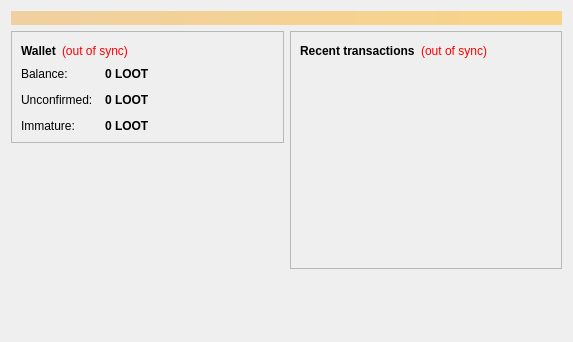
<?xml version="1.0" encoding="UTF-8"?>
<ui version="4.0">
 <class>OverviewPage</class>
 <widget class="QWidget" name="OverviewPage">
  <property name="geometry">
   <rect>
    <x>0</x>
    <y>0</y>
    <width>573</width>
    <height>342</height>
   </rect>
  </property>
  <property name="windowTitle">
   <string>Form</string>
  </property>
  <layout class="QVBoxLayout" name="topLayout">
   <item>
    <widget class="QLabel" name="labelAlerts">
     <property name="visible">
      <bool>false</bool>
     </property>
     <property name="styleSheet">
      <string notr="true">background-color: qlineargradient(x1: 0, y1: 0, x2: 1, y2: 0, stop:0 #F0D0A0, stop:1 #F8D488); color:#000000;</string>
     </property>
     <property name="wordWrap">
      <bool>true</bool>
     </property>
     <property name="margin">
      <number>3</number>
     </property>
    </widget>
   </item>
   <item>
    <layout class="QHBoxLayout" name="horizontalLayout" stretch="1,1">
     <item>
      <layout class="QVBoxLayout" name="verticalLayout_2">
       <item>
        <widget class="QFrame" name="frame">
         <property name="frameShape">
          <enum>QFrame::StyledPanel</enum>
         </property>
         <property name="frameShadow">
          <enum>QFrame::Raised</enum>
         </property>
         <layout class="QVBoxLayout" name="verticalLayout_4">
          <item>
           <layout class="QHBoxLayout" name="horizontalLayout_4">
            <item>
             <widget class="QLabel" name="label_5">
              <property name="font">
               <font>
                <weight>75</weight>
                <bold>true</bold>
               </font>
              </property>
              <property name="text">
               <string>Wallet</string>
              </property>
             </widget>
            </item>
            <item>
             <widget class="QLabel" name="labelWalletStatus">
              <property name="toolTip">
               <string>The displayed information may be out of date. Your wallet automatically synchronizes with the CryptoLOOT network after a connection is established, but this process has not completed yet.</string>
              </property>
              <property name="styleSheet">
               <string notr="true">QLabel { color: red; }</string>
              </property>
              <property name="text">
               <string notr="true">(out of sync)</string>
              </property>
              <property name="alignment">
               <set>Qt::AlignLeading|Qt::AlignLeft|Qt::AlignVCenter</set>
              </property>
             </widget>
            </item>
            <item>
             <spacer name="horizontalSpacer_2">
              <property name="orientation">
               <enum>Qt::Horizontal</enum>
              </property>
              <property name="sizeHint" stdset="0">
               <size>
                <width>40</width>
                <height>20</height>
               </size>
              </property>
             </spacer>
            </item>
           </layout>
          </item>
          <item>
           <layout class="QFormLayout" name="formLayout_2">
            <property name="fieldGrowthPolicy">
             <enum>QFormLayout::AllNonFixedFieldsGrow</enum>
            </property>
            <property name="horizontalSpacing">
             <number>12</number>
            </property>
            <property name="verticalSpacing">
             <number>12</number>
            </property>
            <item row="0" column="0">
             <widget class="QLabel" name="label">
              <property name="text">
               <string>Balance:</string>
              </property>
             </widget>
            </item>
            <item row="0" column="1">
             <widget class="QLabel" name="labelBalance">
              <property name="font">
               <font>
                <weight>75</weight>
                <bold>true</bold>
               </font>
              </property>
              <property name="cursor">
               <cursorShape>IBeamCursor</cursorShape>
              </property>
              <property name="toolTip">
               <string>Your current balance</string>
              </property>
              <property name="text">
               <string notr="true">0 LOOT</string>
              </property>
              <property name="textInteractionFlags">
               <set>Qt::LinksAccessibleByMouse|Qt::TextSelectableByKeyboard|Qt::TextSelectableByMouse</set>
              </property>
             </widget>
            </item>
            <item row="1" column="0">
             <widget class="QLabel" name="label_3">
              <property name="text">
               <string>Unconfirmed:</string>
              </property>
             </widget>
            </item>
            <item row="1" column="1">
             <widget class="QLabel" name="labelUnconfirmed">
              <property name="font">
               <font>
                <weight>75</weight>
                <bold>true</bold>
               </font>
              </property>
              <property name="cursor">
               <cursorShape>IBeamCursor</cursorShape>
              </property>
              <property name="toolTip">
               <string>Total of transactions that have yet to be confirmed, and do not yet count toward the current balance</string>
              </property>
              <property name="text">
               <string notr="true">0 LOOT</string>
              </property>
              <property name="textInteractionFlags">
               <set>Qt::LinksAccessibleByMouse|Qt::TextSelectableByKeyboard|Qt::TextSelectableByMouse</set>
              </property>
             </widget>
            </item>
            <item row="2" column="0">
             <widget class="QLabel" name="labelImmatureText">
              <property name="text">
               <string>Immature:</string>
              </property>
             </widget>
            </item>
            <item row="2" column="1">
             <widget class="QLabel" name="labelImmature">
              <property name="font">
               <font>
                <weight>75</weight>
                <bold>true</bold>
               </font>
              </property>
              <property name="toolTip">
               <string>Mined balance that has not yet matured</string>
              </property>
              <property name="text">
               <string notr="true">0 LOOT</string>
              </property>
              <property name="textInteractionFlags">
               <set>Qt::LinksAccessibleByMouse|Qt::TextSelectableByKeyboard|Qt::TextSelectableByMouse</set>
              </property>
             </widget>
            </item>
           </layout>
          </item>
         </layout>
        </widget>
       </item>
       <item>
        <spacer name="verticalSpacer">
         <property name="orientation">
          <enum>Qt::Vertical</enum>
         </property>
         <property name="sizeHint" stdset="0">
          <size>
           <width>20</width>
           <height>40</height>
          </size>
         </property>
        </spacer>
       </item>
      <item>
         <widget class="QLabel" name="coinimage">
          <property name="text">
           <string/>
          </property>
          <property name="pixmap">
           <pixmap resource="../bitcoin.qrc">:/icons/bitcoin</pixmap>
          </property>
          <property name="scaledContents">
           <bool>false</bool>
          </property>
          <property name="alignment">
           <set>Qt::AlignCenter</set>
          </property>
          <property name="margin">
           <number>-2</number>
          </property>
         </widget>
        </item>
      </layout>
     </item>
     <item>
      <layout class="QVBoxLayout" name="verticalLayout_3">
       <item>
        <widget class="QFrame" name="frame_2">
         <property name="frameShape">
          <enum>QFrame::StyledPanel</enum>
         </property>
         <property name="frameShadow">
          <enum>QFrame::Raised</enum>
         </property>
         <layout class="QVBoxLayout" name="verticalLayout">
          <item>
           <layout class="QHBoxLayout" name="horizontalLayout_2">
            <item>
             <widget class="QLabel" name="label_4">
              <property name="text">
               <string>&lt;b&gt;Recent transactions&lt;/b&gt;</string>
              </property>
             </widget>
            </item>
            <item>
             <widget class="QLabel" name="labelTransactionsStatus">
              <property name="toolTip">
               <string>The displayed information may be out of date. Your wallet automatically synchronizes with the CryptoLOOT network after a connection is established, but this process has not completed yet.</string>
              </property>
              <property name="styleSheet">
               <string notr="true">QLabel { color: red; }</string>
              </property>
              <property name="text">
               <string notr="true">(out of sync)</string>
              </property>
              <property name="alignment">
               <set>Qt::AlignRight|Qt::AlignTrailing|Qt::AlignVCenter</set>
              </property>
             </widget>
            </item>
            <item>
             <spacer name="horizontalSpacer">
              <property name="orientation">
               <enum>Qt::Horizontal</enum>
              </property>
              <property name="sizeHint" stdset="0">
               <size>
                <width>40</width>
                <height>20</height>
               </size>
              </property>
             </spacer>
            </item>
           </layout>
          </item>
          <item>
           <widget class="QListView" name="listTransactions">
            <property name="styleSheet">
             <string notr="true">QListView { background: transparent; }</string>
            </property>
            <property name="frameShape">
             <enum>QFrame::NoFrame</enum>
            </property>
            <property name="verticalScrollBarPolicy">
             <enum>Qt::ScrollBarAlwaysOff</enum>
            </property>
            <property name="horizontalScrollBarPolicy">
             <enum>Qt::ScrollBarAlwaysOff</enum>
            </property>
            <property name="selectionMode">
             <enum>QAbstractItemView::NoSelection</enum>
            </property>
           </widget>
          </item>
         </layout>
        </widget>
       </item>
       <item>
        <spacer name="verticalSpacer_2">
         <property name="orientation">
          <enum>Qt::Vertical</enum>
         </property>
         <property name="sizeHint" stdset="0">
          <size>
           <width>20</width>
           <height>40</height>
          </size>
         </property>
        </spacer>
       </item>
      </layout>
     </item>
    </layout>
   </item>
  </layout>
 </widget>
 <resources/>
 <connections/>
</ui>
